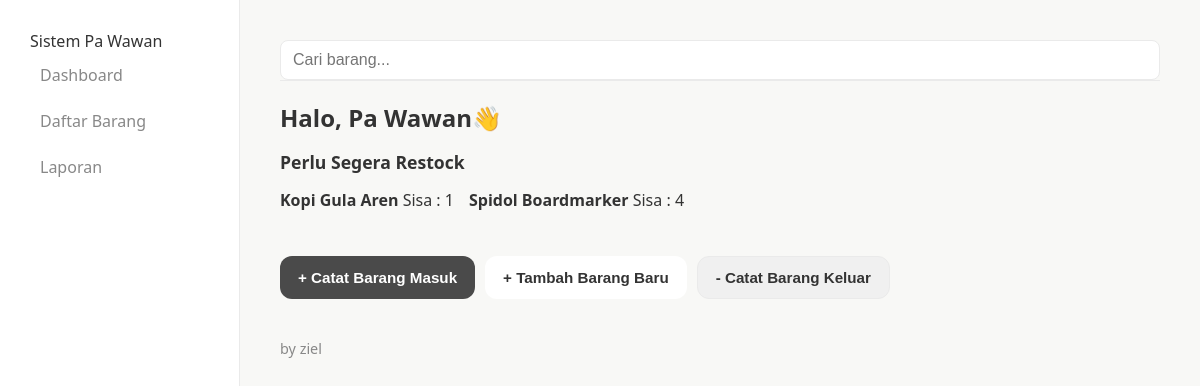
Before: / with the older database file.
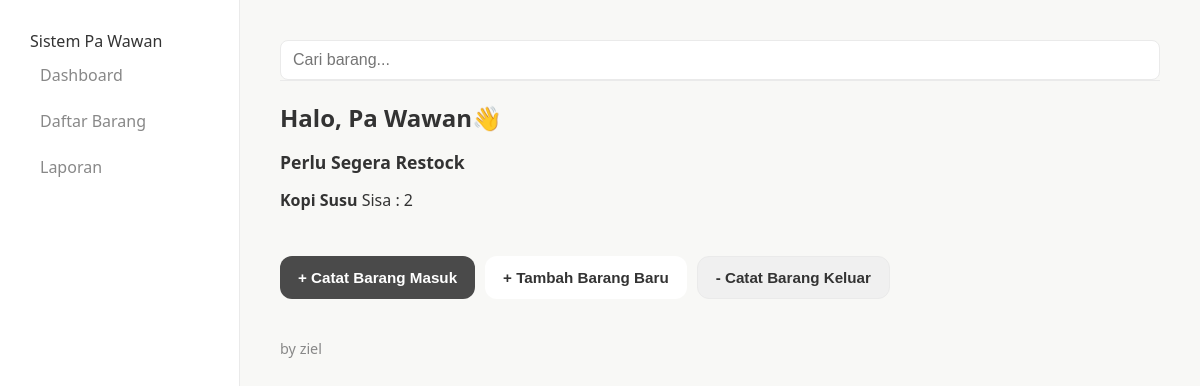
After: the same page with the newer database file.
### app.py (models this page shows, shortened)
class Product(db.Model):
    __tablename__ = 'products'
    id = db.Column(db.Integer, primary_key=True)
    nama_barang = db.Column(db.String(255), nullable=False)
    sku = db.Column(db.String(100), unique=True, nullable=True)
    satuan= db.Column(db.String(50), nullable=False)
    kategori = db.Column(db.String(100), nullable=True)
    stok = db.Column(db.Integer, nullable=False, default=0)
    stock_minimum = db.Column(db.Integer, nullable=True,default=0)
    deskripsi = db.Column(db.Text, nullable=True)
    created_by = db.Column(db.Integer, db.ForeignKey('users.id'))
    created_at = db.Column(
        db.DateTime(timezone=True),
        server_default=func.now()
    )
    updated_at = db.Column(
        db.DateTime(timezone=True),
        server_default=func.now(),
        onupdate=func.now()
    )

### app.py (the view)
@app.route('/')
def dashboard():
    user_sekarang=User.query.get(1)  # Contoh: ambil user dengan ID 1
    barang_restock=Product.query.limit(5).all()  # Contoh: ambil 5 barang pertama
    barang_restock = Product.query.filter(
        Product.stok <= Product.stock_minimum
    ).all()
    semua_barang = Product.query.order_by(Product.nama_barang).all()
    return render_template(
        'dashboard.html',
        user=user_sekarang,
        daftar_restock=barang_restock,
        list_semua_barang=semua_barang
    )

### app.py (called while the page is built)
@app.context_processor
def inject_products():
    try:
        products = Product.query.order_by(Product.nama_barang).all()
        return dict(list_semua_barang=products)
    except:
        return dict(list_semua_barang=[])

### templates/dashboard.html (shortened to what this page needs)
{% extends "layout.html" %}
{% block content %}
    <section class="greeting" style="margin-top: 20px;">
        <h2>Halo, {% if user %}{{user.nama_lengkap}}{% else %}Pengguna{% endif %}👋 </h2>
    <section class="restock-section">
        <h3>Perlu Segera Restock</h3>
        <div class="card-scroll-container">
            {% for barang in daftar_restock %}
                <div class="restock card">
                    <strong>{{ barang.nama_barang }}</strong>
                    <span>Sisa : {{ barang.stok }}</span>
                </div>
            {% endfor %}
        </div>
    </section>
    <section class="desktop-actions">
        <button class="btn btn-primary" id="btnShowModalMasuk">+ Catat Barang Masuk</button>
        <button class="btn btn-tertiary" id="btnShowProductModalDesktop">+ Tambah Barang Baru</button>
        <button class="btn btn-secondary" id="btnShowModalKeluar">- Catat Barang Keluar</button>
    </section>
{% endblock %}

Changed rows visible on the page:
no longer on this page (row edited): Product: nama_barang "Spidol Boardmarker", stok "4"
changed Product: nama_barang "Kopi Gula Aren" → "Kopi Susu"; stok "1" → "2"
